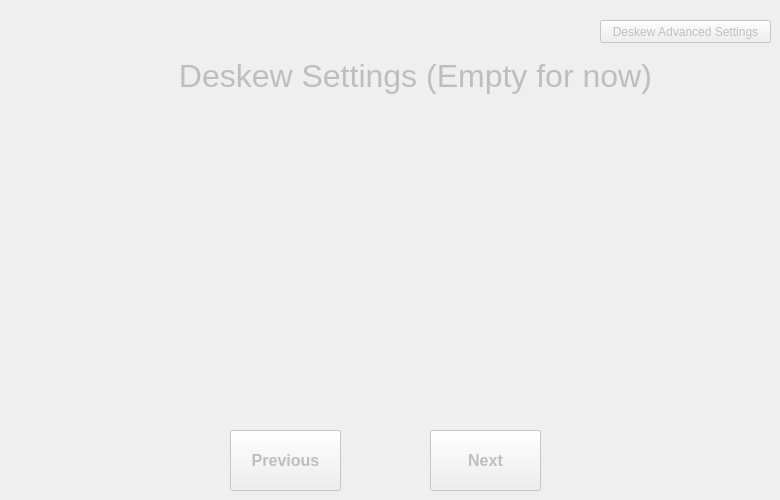
        <widget class="QWidget" name="simReconDeskew">
         <property name="enabled">
          <bool>false</bool>
         </property>
         <attribute name="title">
          <string>Deskew</string>
         </attribute>
         <attribute name="toolTip">
          <string>Disabled for now</string>
         </attribute>
         <widget class="QPushButton" name="dsrPreviousButton_3">
          <property name="geometry">
           <rect>
            <x>230</x>
            <y>430</y>
            <width>111</width>
            <height>61</height>
           </rect>
          </property>
          <property name="font">
           <font>
            <pointsize>12</pointsize>
            <bold>true</bold>
           </font>
          </property>
          <property name="text">
           <string>Previous</string>
          </property>
         </widget>
         <widget class="QPushButton" name="dsrAdvancedSettingsButton_3">
          <property name="geometry">
           <rect>
            <x>600</x>
            <y>20</y>
            <width>171</width>
            <height>23</height>
           </rect>
          </property>
          <property name="text">
           <string>Deskew Advanced Settings</string>
          </property>
         </widget>
         <widget class="QLabel" name="dsrSettingsLabel_3">
          <property name="geometry">
           <rect>
            <x>170</x>
            <y>40</y>
            <width>551</width>
            <height>71</height>
           </rect>
          </property>
          <property name="font">
           <font>
            <pointsize>24</pointsize>
           </font>
          </property>
          <property name="text">
           <string> Deskew Settings (Empty for now)</string>
          </property>
         </widget>
         <widget class="QPushButton" name="dsrNextButton_3">
          <property name="geometry">
           <rect>
            <x>430</x>
            <y>430</y>
            <width>111</width>
            <height>61</height>
           </rect>
          </property>
          <property name="font">
           <font>
            <pointsize>12</pointsize>
            <bold>true</bold>
           </font>
          </property>
          <property name="text">
           <string>Next</string>
          </property>
         </widget>
        </widget>
